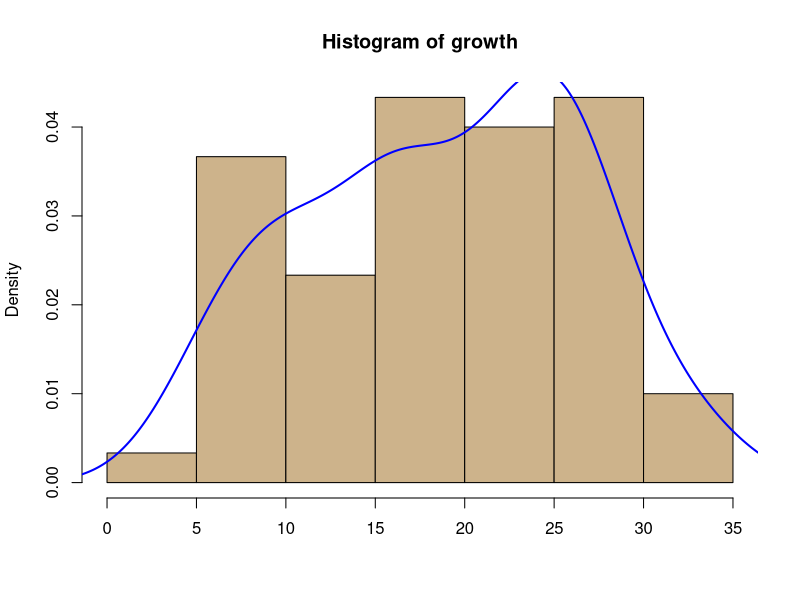
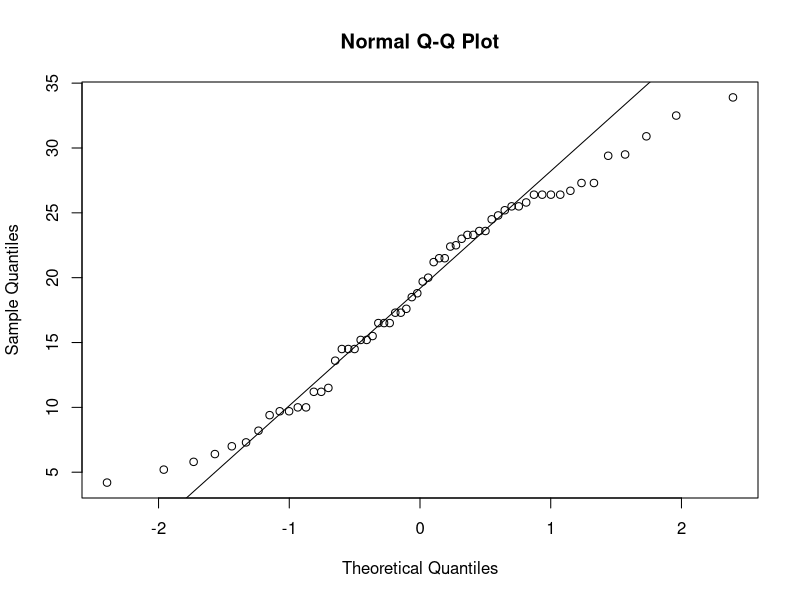
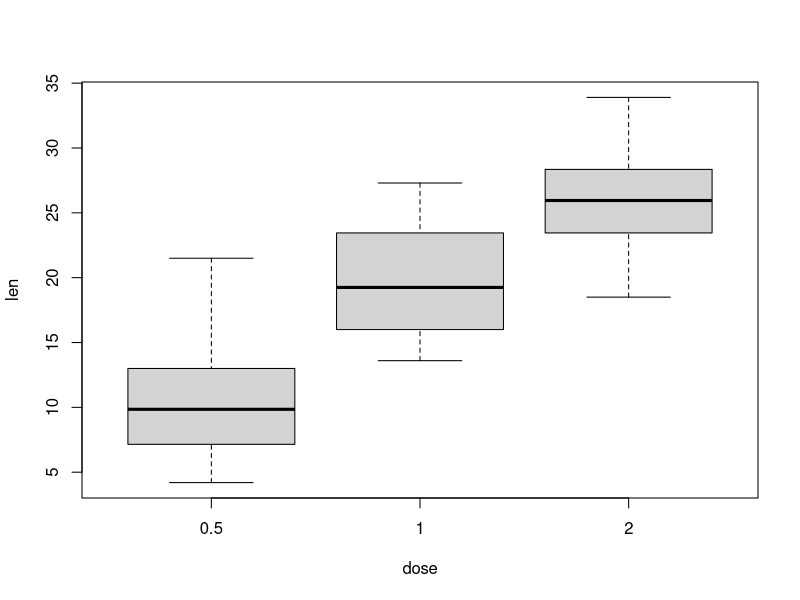
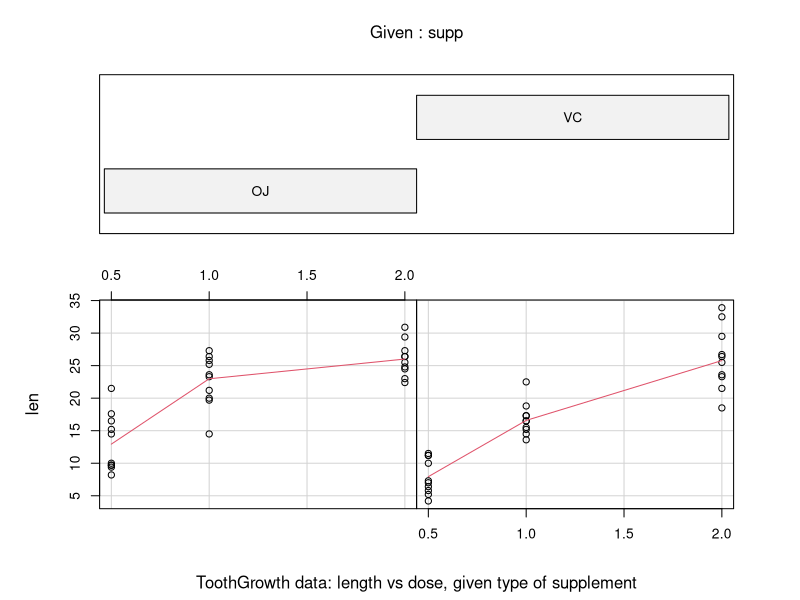

These figures' R source, in order:
## ---- chunk 1
head(ToothGrowth)
## ---- chunk 2
str(ToothGrowth)
## ---- chunk 3
summary(ToothGrowth["len"])
## ---- chunk 4
sum(is.na(ToothGrowth))
## ---- chunk 5
other.stats <- function(x) {
  m <- mean(x)
  n <- length(x)
  s <- sd(x)
  skew <- round(sum( (x - m)^3 / s^3 ) / n, 3)
  kurtosis <- round(sum( (x - m)^4 / s^4 ) / n - 3, 3)
  return(c(skew=skew, kurtosis=kurtosis))
}
sapply(ToothGrowth["len"], other.stats)
## ---- chunk 6
growth <- ToothGrowth$len

hist(growth, prob = TRUE, col = "navajowhite3", border = "black", xlab = "")
lines(density(growth), col="blue", lwd=2)

qqnorm(growth)
qqline(growth)

boxplot(len ~ dose, data = ToothGrowth)

require(graphics)
coplot(len ~ dose | supp, data = ToothGrowth, panel = panel.smooth, xlab = "ToothGrowth data: length vs dose, given type of supplement")
